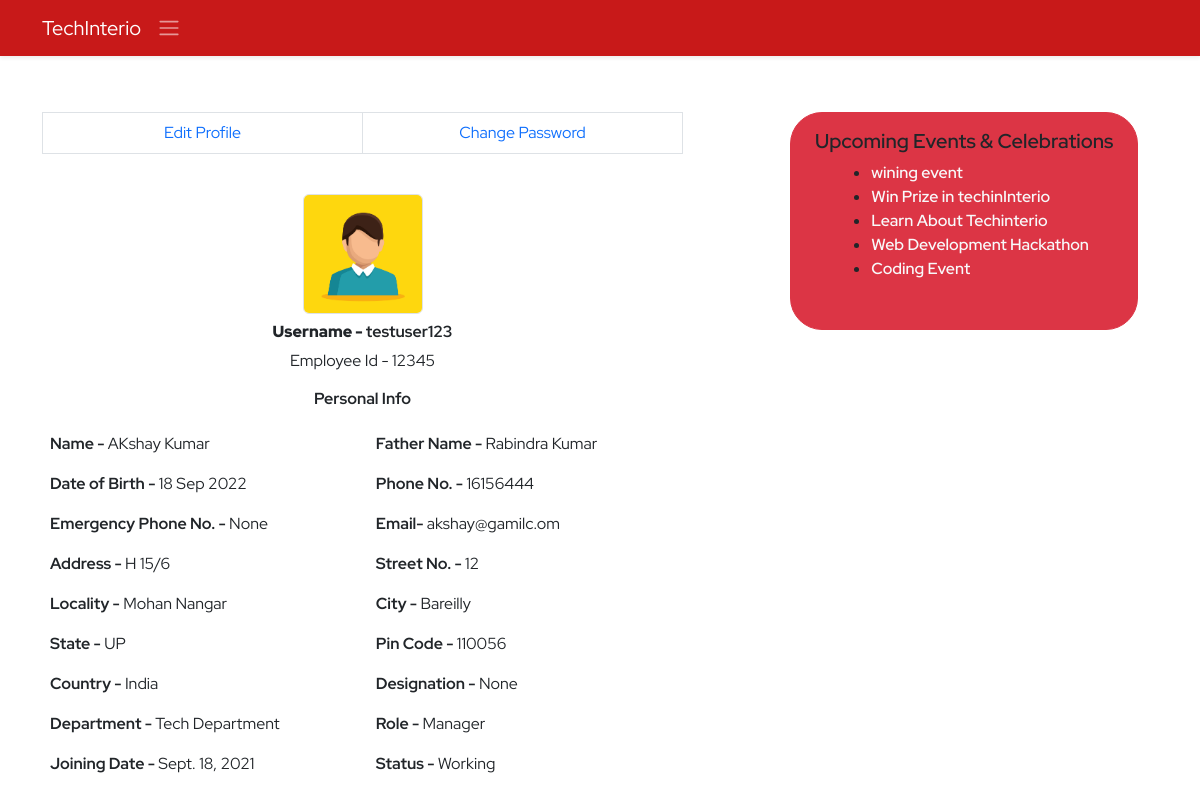
Before: /ems/profile/ (signed in) with the older database file.
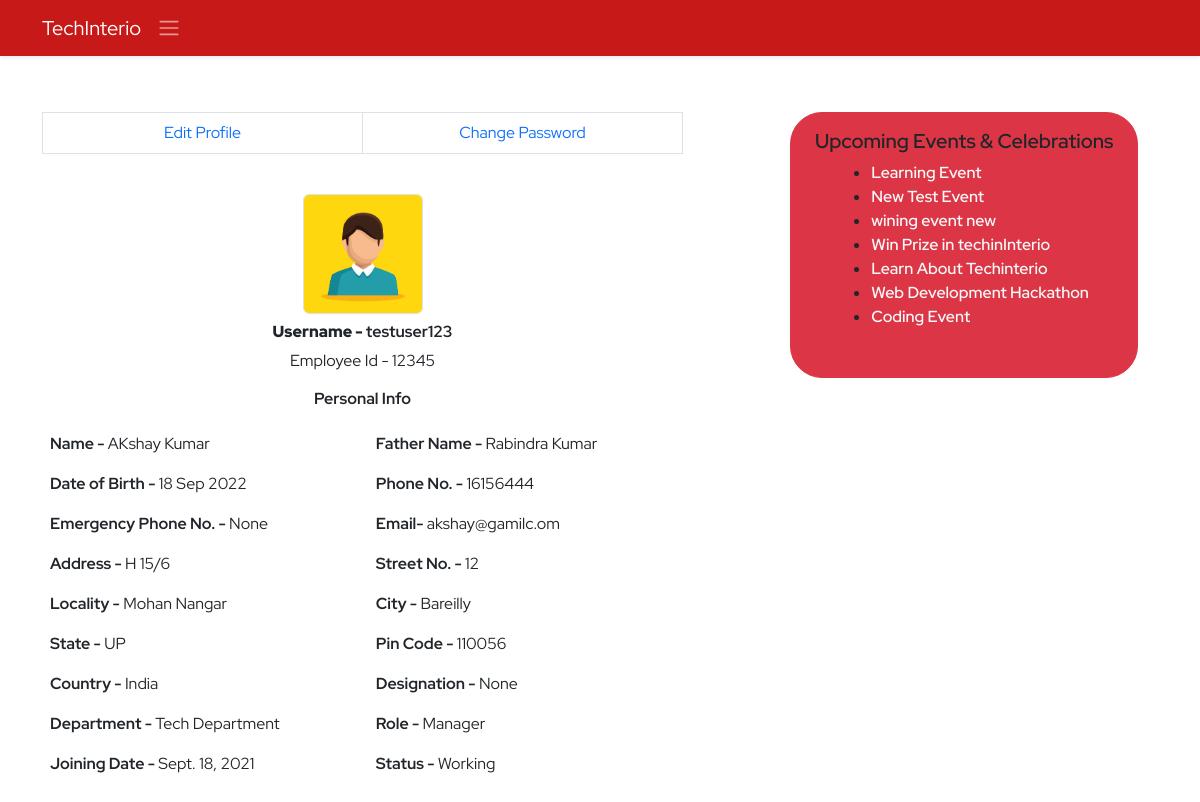
After: the same page with the newer database file.
### ems/models.py (models this page shows, shortened)
class Events(models.Model):
    title=models.CharField(max_length=150)
    description=models.TextField(max_length=300)
    created_at=models.DateTimeField(auto_now_add=True)
    updated_at=models.DateTimeField(auto_now=True)
    image=models.ImageField(upload_to='events',null=True,blank=True)
    date=models.DateField()
    is_completed=models.BooleanField(default=False)

### ems/views.py (the view, shortened to what this page needs)
# urls.py: path('profile/',profile,name='profile'),
def profile(request):
    context={}
    try:
        if request.user.is_authenticated:
            if not request.user.is_superuser:
                try:
                    events=Events.objects.exclude(is_completed=True).order_by('-id')[:10]
                    profile=Employee.objects.get(user=request.user)
                    address=Address.objects.get(user=request.user)
                    dob=str(profile.dob).split('-')
                    now=datetime.now()
                    day=now.day
                    month=now.month
                    year=now.year
                    dob_day=int(dob[2])
                    dob_month=int(dob[1])
                    dob_year=int(dob[0])
                    name=str(profile.name).split(' ')
                    if dob_month == month and dob_day == day:
                        print('Happy Birthday to ',profile.name)
                        context['birthday']=True
                        context['name']=name[0]
                    else:
                        context['birthday']=False
                    if profile.joining_date != '':
                        print('inside annivarsary')
                        joining_date=str(profile.joining_date).split('-')
                        j_day=int(joining_date[2])
                        j_month=int(joining_date[1])
                        j_year=int(joining_date[0])
                        completed_yers=year-j_year
                    else:
                        messages.warning(request,'Please Add Joining Date!')
                    context['profile']=profile
                    context['address']=address
                    context['events']=events
                except Exception as e:
                    print('Profile Inside Exception : ',e)
                    messages.warning(request, 'Profile Not found Please contact Admin')
                    return redirect('ems:ems')
                return render(request,'ems/profile.html',context)
            else:
                return redirect('ems:ems')
        else:
            messages.warning(request,'Please Login!')
            return redirect('home:login')
    except Exception as e:
        print('Profile Exception : ',e)
    return redirect('/')

### ems/models.py (called while the page is built)
    def __str__(self):
        return self.name

    def __str__(self):
        return self.name

    @property
    def imageURL(self):
        try:
            url=self.avtar.url
        except:
            url=''
        return url

### ems/templates/ems/profile.html (shortened to what the changed rows need)
{% extends './base.html' %}
{% block body %}
<section class="py-5">
    <div class="container">
        <div class="row d-flex justify-content-between">
            <div class="col-4 ">
                <div class="row">
                    <div class="col-11 border rounded-5 border-danger  py-3 px-2 d-flex justify-content-center flex-column align-items-center bg-danger">
                        <ul>
                            {% for event in events  %}
                            <li><a href="{% url 'ems:event' event.id %}" class="fw-semibold text-light">{{event.title}}</a></li>
                            {% endfor %}
                        </ul>
                    </div>
                </div>
            </div>
        </div>
    </div>
</section>
{% endblock body %}

Changed rows visible on the page:
added Events: title "Learning Event"
added Events: title "New Test Event"
changed Events: title "wining event" → "wining event new"
